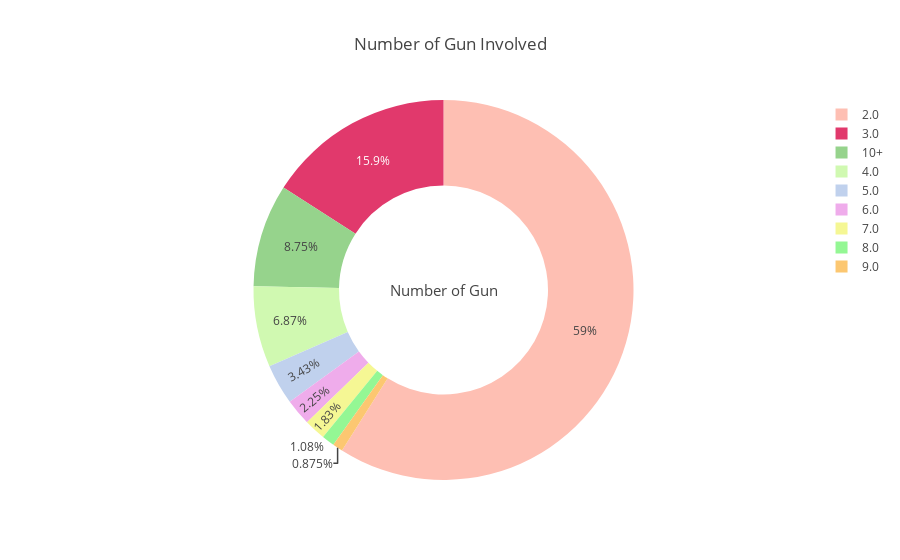

Notebook code for this chart:
### Code cell
df['n_guns'] = df['n_guns_involved'].apply(lambda x : "10+" if x>=10 else str(x))

tempdf = df['n_guns'].value_counts().reset_index()
tempdf = tempdf[tempdf['index'] != 'nan']
tempdf = tempdf[tempdf['index'] != '1.0']

labels = list(tempdf['index'])
values = list(tempdf['n_guns'])

fig = {
  "data": [
    {
      "values": list(values),
      "labels": list(labels),
      "marker" : dict(colors=['#FEBFB3', '#E1396C', '#96D38C', '#D0F9B1', '#c0d1ed', '#efaceb', '#f5f794', '#94f794', '#fcc771']),
      "name": "Gun Number",
      "hoverinfo":"label+percent+name",
      "hole": .55,
      "type": "pie"
    }],
  "layout": {
          "showlegend" : True,
        "title":"Number of Gun Involved",
        "annotations": [
            {
                "font": {
                    "size": 15
                },
                "showarrow": False,
                "text": "Number of Gun"
            }
        ]
    }
}
iplot(fig, filename='donut')

### Figure 1 — Plotly figure (JSON) as saved in the notebook; plotly's stock layout.template omitted (floating-point values rounded to 4 significant figures)
{"data": [{"hole": 0.55, "hoverinfo": "label+percent+name", "labels": ["2.0", "3.0", "10+", "4.0", "5.0", "6.0", "7.0", "8.0", "9.0"], "marker": {"colors": ["#FEBFB3", "#E1396C", "#96D38C", "#D0F9B1", "#c0d1ed", "#efaceb", "#f5f794", "#94f794", "#fcc771"]}, "name": "Gun Number", "type": "pie", "uid": "2d798c8b-de26-441b-9d53-32495727dd9d", "values": [7477, 2021, 1110, 871, 435, 285, 232, 137, 111]}], "layout": {"annotations": [{"font": {"size": 15}, "showarrow": false, "text": "Number of Gun"}], "showlegend": true, "title": {"text": "Number of Gun Involved"}}}
